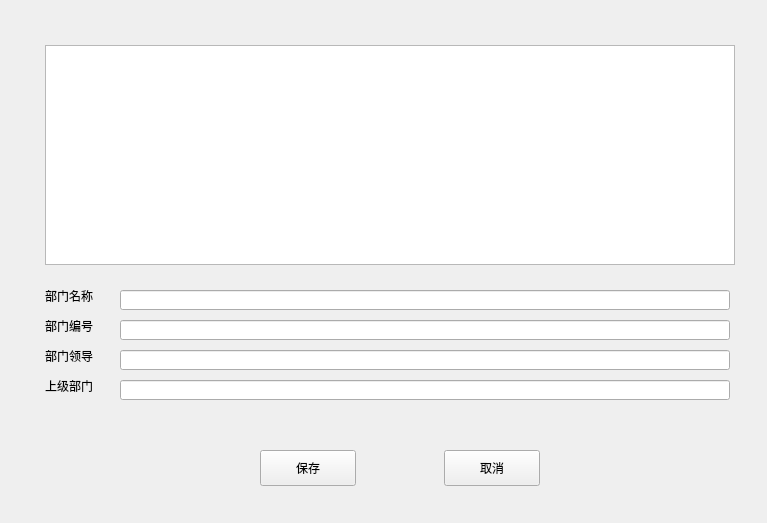
<?xml version="1.0" encoding="UTF-8"?>
<ui version="4.0">
 <class>CDEPARTMENT</class>
 <widget class="QWidget" name="CDEPARTMENT">
  <property name="geometry">
   <rect>
    <x>0</x>
    <y>0</y>
    <width>767</width>
    <height>523</height>
   </rect>
  </property>
  <property name="windowTitle">
   <string>Form</string>
  </property>
  <widget class="QLabel" name="label">
   <property name="geometry">
    <rect>
     <x>45</x>
     <y>320</y>
     <width>54</width>
     <height>12</height>
    </rect>
   </property>
   <property name="text">
    <string>部门编号</string>
   </property>
  </widget>
  <widget class="QLabel" name="label_2">
   <property name="geometry">
    <rect>
     <x>45</x>
     <y>350</y>
     <width>54</width>
     <height>12</height>
    </rect>
   </property>
   <property name="text">
    <string>部门领导</string>
   </property>
  </widget>
  <widget class="QLabel" name="label_4">
   <property name="geometry">
    <rect>
     <x>45</x>
     <y>380</y>
     <width>54</width>
     <height>12</height>
    </rect>
   </property>
   <property name="text">
    <string>上级部门</string>
   </property>
  </widget>
  <widget class="QLineEdit" name="No_lineEdit">
   <property name="geometry">
    <rect>
     <x>120</x>
     <y>320</y>
     <width>610</width>
     <height>20</height>
    </rect>
   </property>
  </widget>
  <widget class="QLineEdit" name="leader_lineEdit">
   <property name="geometry">
    <rect>
     <x>120</x>
     <y>350</y>
     <width>610</width>
     <height>20</height>
    </rect>
   </property>
  </widget>
  <widget class="QLineEdit" name="parent_lineEdit">
   <property name="geometry">
    <rect>
     <x>120</x>
     <y>380</y>
     <width>610</width>
     <height>20</height>
    </rect>
   </property>
  </widget>
  <widget class="QPushButton" name="QpbtnSave">
   <property name="geometry">
    <rect>
     <x>260</x>
     <y>450</y>
     <width>96</width>
     <height>36</height>
    </rect>
   </property>
   <property name="text">
    <string>保存</string>
   </property>
  </widget>
  <widget class="QPushButton" name="QpbtnClose">
   <property name="geometry">
    <rect>
     <x>444</x>
     <y>450</y>
     <width>96</width>
     <height>36</height>
    </rect>
   </property>
   <property name="text">
    <string>取消</string>
   </property>
  </widget>
  <widget class="QTableWidget" name="departmentName">
   <property name="geometry">
    <rect>
     <x>45</x>
     <y>45</y>
     <width>690</width>
     <height>220</height>
    </rect>
   </property>
   <property name="styleSheet">
    <string notr="true">font: 16pt &quot;微软雅黑&quot;;</string>
   </property>
  </widget>
  <widget class="QLabel" name="label_3">
   <property name="geometry">
    <rect>
     <x>45</x>
     <y>290</y>
     <width>54</width>
     <height>12</height>
    </rect>
   </property>
   <property name="text">
    <string>部门名称</string>
   </property>
  </widget>
  <widget class="QLineEdit" name="Name_lineEdit">
   <property name="geometry">
    <rect>
     <x>120</x>
     <y>290</y>
     <width>610</width>
     <height>20</height>
    </rect>
   </property>
  </widget>
 </widget>
 <resources/>
 <connections/>
</ui>
